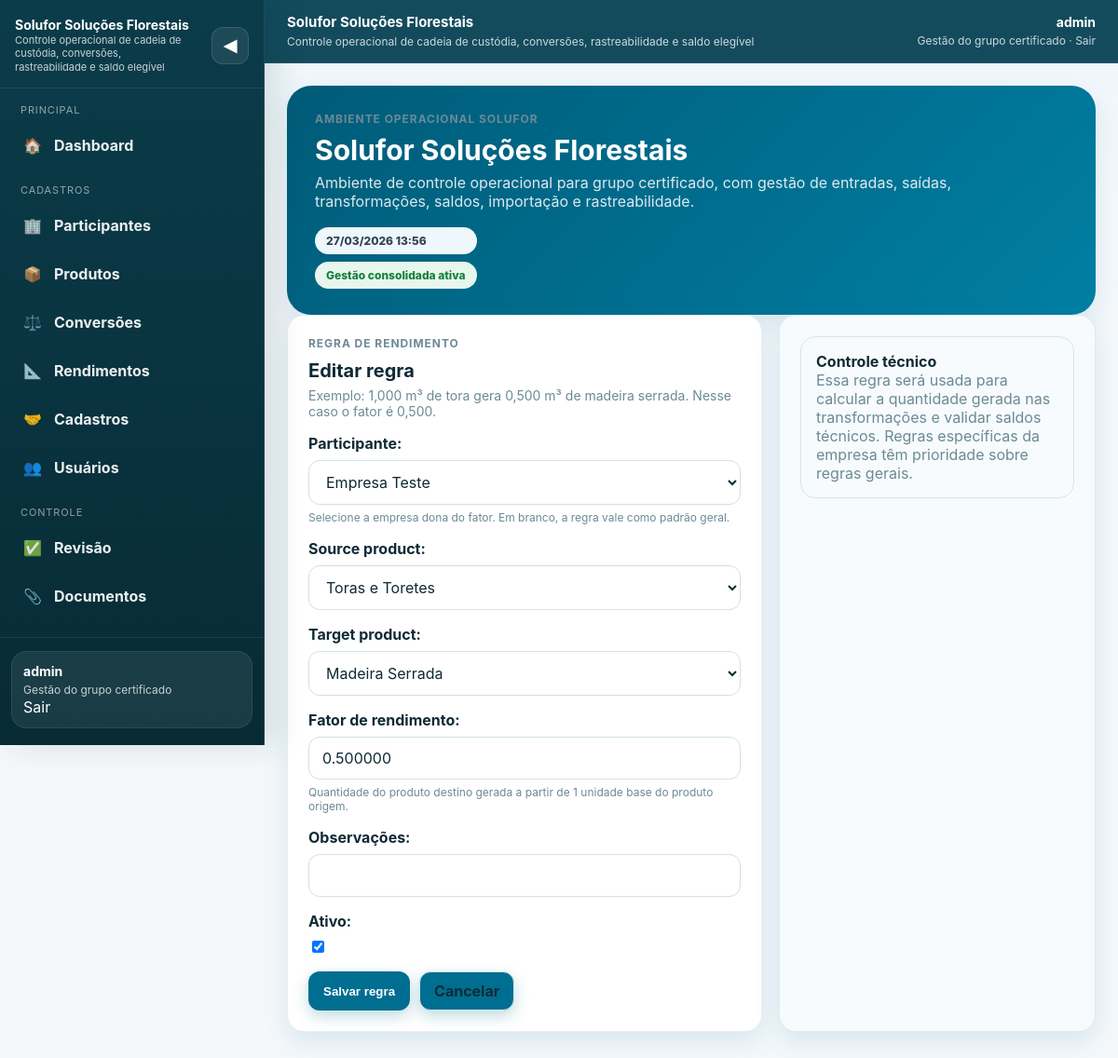
The page /catalog/transformation-rules/1/edit/ (signed in) on the database its author committed.
### accounts/models.py (models this page shows, shortened)
class User(AbstractUser):
    ROLE_CHOICES = [
        ('manager', 'Gestor'),
        ('participant', 'Participante'),
        ('auditor', 'Auditor'),
    ]
    role = models.CharField(max_length=20, choices=ROLE_CHOICES, default='participant')
    organization = models.ForeignKey(
        'participants.Organization',
        on_delete=models.SET_NULL,
        null=True,
        blank=True,
        related_name='users',
    )
    participant = models.ForeignKey(
        'participants.Participant',
        on_delete=models.SET_NULL,
        null=True,
        blank=True,
        related_name='users',
    )
    must_change_password = models.BooleanField(default=False)
    @property
    def is_manager(self):
        return self.role == 'manager' or self.is_superuser
    @property
    def is_auditor(self):
        return self.role == 'auditor'
    @property
    def is_participant_user(self):
        return self.role == 'participant'
    @property
    def current_organization(self):
        if self.participant_id and self.participant:
            return self.participant.organization
        return self.organization

### catalog/models.py (models this page shows, shortened)
class ProductTransformationRule(models.Model):
    participant = models.ForeignKey(
        'participants.Participant',
        on_delete=models.CASCADE,
        related_name='transformation_rules',
        verbose_name='Participante',
        null=True,
        blank=True,
        help_text='Deixe em branco para usar como regra geral. Regras específicas do participante têm prioridade.',
    )
    source_product = models.ForeignKey(Product, on_delete=models.CASCADE, related_name='transformation_rules_out')
    target_product = models.ForeignKey(Product, on_delete=models.CASCADE, related_name='transformation_rules_in')
    yield_factor = models.DecimalField('Fator de rendimento', max_digits=14, decimal_places=6, help_text='Quantidade do produto destino gerada a partir de 1 unidade base do produto origem.')
    notes = models.CharField('Observações', max_length=255, blank=True)
    active = models.BooleanField('Ativo', default=True)
    class Meta:
        ordering = ['participant__trade_name', 'participant__legal_name', 'source_product__name', 'target_product__name']
        verbose_name = 'Regra de transformação'
        verbose_name_plural = 'Regras de transformação'
        unique_together = ('participant', 'source_product', 'target_product')

### catalog/views.py (the view, shortened to what this page needs)
# urls.py: path('transformation-rules/<int:pk>/edit/', TransformationRuleUpdateView.as_view(), name='transformation_rule_update'),
class TransformationRuleUpdateView(ManagerRequiredMixin, UpdateView):
    model = ProductTransformationRule; form_class = ProductTransformationRuleForm; template_name = 'catalog/transformation_rule_form.html'; success_url = reverse_lazy('transformation_rule_list')
    def get_queryset(self):
        org = getattr(self.request.user, 'current_organization', None)
        return ProductTransformationRule.objects.select_related('participant', 'source_product', 'target_product').filter(participant__organization=org) if org else ProductTransformationRule.objects.none()
    def get_form(self, form_class=None):
        form = super().get_form(form_class); org = getattr(self.request.user, 'current_organization', None)
        if 'participant' in form.fields: form.fields['participant'].queryset = form.fields['participant'].queryset.filter(organization=org)
        return form

### catalog/forms.py
class ProductTransformationRuleForm(forms.ModelForm):
    class Meta:
        model = ProductTransformationRule
        fields = ['participant', 'source_product', 'target_product', 'yield_factor', 'notes', 'active']
    def __init__(self, *args, **kwargs):
        super().__init__(*args, **kwargs)
        self.fields['participant'].queryset = Participant.objects.filter(status='active').order_by('trade_name', 'legal_name')
        self.fields['participant'].required = False
        self.fields['participant'].help_text = 'Selecione a empresa dona do fator. Em branco, a regra vale como padrão geral.'

### catalog/models.py (called while the page is built)
    def __str__(self):
        return self.name

### catalog/views.py (called while the page is built)
    def test_func(self):
        return self.request.user.is_manager

### participants/models.py (called while the page is built)
    def __str__(self):
        return self.trade_name or self.legal_name

### templates/catalog/transformation_rule_form.html
{% extends "base.html" %}
{% block content %}
<div class="split"><div class="card"><div class="card-header"><div><div class="kicker">Regra de rendimento</div><h2 class="card-title">{% if form.instance.pk %}Editar regra{% else %}Nova regra de rendimento{% endif %}</h2><p class="card-subtitle">Exemplo: 1,000 m³ de tora gera 0,500 m³ de madeira serrada. Nesse caso o fator é 0,500.</p></div></div><form method="post">{% csrf_token %}{{ form.as_p }}<div class="actions"><button class="btn" type="submit">Salvar regra</button><a class="btn secondary" href="/catalog/transformation-rules/">Cancelar</a></div></form></div><div class="card soft"><div class="info-box"><strong>Controle técnico</strong><br><span class="muted">Essa regra será usada para calcular a quantidade gerada nas transformações e validar saldos técnicos. Regras específicas da empresa têm prioridade sobre regras gerais.</span></div></div></div>
{% endblock %}

### templates/base.html (shortened to what this page needs)
<!DOCTYPE html>
<html lang="pt-br">
<head>
</head>
<body>
<div class="app-shell">
  {% if user.is_authenticated %}
  <aside id="sidebar" class="sidebar">
    <div class="sidebar-inner">
      <div class="sidebar-header">
        <a class="sidebar-brand" href="/">
          <span class="brand-copy">
            <strong>Solufor Soluções Florestais</strong>
            <span>Controle operacional de cadeia de custódia, conversões, rastreabilidade e saldo elegível</span>
          </span>
        </a>
        <button id="sidebarToggle" class="sidebar-toggle" type="button" aria-label="Colapsar menu"><span class="sidebar-toggle-text">◀</span></button>
      </div>
      <div class="sidebar-body">
        <div class="sidebar-section">
          <div class="sidebar-label">Principal</div>
          <nav class="sidebar-nav">
            <a class="sidebar-link {% if request.path == '/' %}is-active{% endif %}" href="/"><span class="sidebar-icon">🏠</span><span class="sidebar-link-text">Dashboard</span></a>
          </nav>
        </div>
        {% if user.is_participant_user %}
        <div class="sidebar-section">
          <div class="sidebar-label">Operação</div>
          <nav class="sidebar-nav">
            <a class="sidebar-link {% if '/transactions/entries/' in request.path %}is-active{% endif %}" href="/transactions/entries/"><span class="sidebar-icon">📥</span><span class="sidebar-link-text">Entradas</span></a>
            <a class="sidebar-link {% if '/transactions/sales/' in request.path %}is-active{% endif %}" href="/transactions/sales/"><span class="sidebar-icon">📤</span><span class="sidebar-link-text">Saídas</span></a>
            <a class="sidebar-link {% if '/transactions/transformations/' in request.path %}is-active{% endif %}" href="/transactions/transformations/"><span class="sidebar-icon">🪵</span><span class="sidebar-link-text">Transformações</span></a>
            <a class="sidebar-link {% if '/compliance/' in request.path %}is-active{% endif %}" href="/compliance/"><span class="sidebar-icon">🗓️</span><span class="sidebar-link-text">Fechamentos</span></a>
            <a class="sidebar-link {% if '/transactions/documents/' in request.path %}is-active{% endif %}" href="/transactions/documents/"><span class="sidebar-icon">📎</span><span class="sidebar-link-text">Documentos</span></a>
            <a class="sidebar-link {% if '/reports/import/' in request.path %}is-active{% endif %}" href="/reports/import/"><span class="sidebar-icon">📊</span><span class="sidebar-link-text">Importar planilha</span></a>
          </nav>
        </div>
        {% elif user.is_manager %}
        <div class="sidebar-section">
          <div class="sidebar-label">Cadastros</div>
          <nav class="sidebar-nav">
            <a class="sidebar-link {% if '/participants/' in request.path %}is-active{% endif %}" href="/participants/"><span class="sidebar-icon">🏢</span><span class="sidebar-link-text">Participantes</span></a>
            <a class="sidebar-link {% if '/catalog/products/' in request.path %}is-active{% endif %}" href="/catalog/products/"><span class="sidebar-icon">📦</span><span class="sidebar-link-text">Produtos</span></a>
            <a class="sidebar-link {% if '/catalog/conversions/' in request.path %}is-active{% endif %}" href="/catalog/conversions/"><span class="sidebar-icon">⚖️</span><span class="sidebar-link-text">Conversões</span></a>
            <a class="sidebar-link {% if '/catalog/transformation-rules/' in request.path %}is-active{% endif %}" href="/catalog/transformation-rules/"><span class="sidebar-icon">📐</span><span class="sidebar-link-text">Rendimentos</span></a>
            <a class="sidebar-link {% if '/catalog/counterparties/' in request.path %}is-active{% endif %}" href="/catalog/counterparties/"><span class="sidebar-icon">🤝</span><span class="sidebar-link-text">Cadastros</span></a>
            <a class="sidebar-link {% if '/users/' in request.path %}is-active{% endif %}" href="/users/"><span class="sidebar-icon">👥</span><span class="sidebar-link-text">Usuários</span></a>
          </nav>
        </div>
        <div class="sidebar-section">
          <div class="sidebar-label">Controle</div>
          <nav class="sidebar-nav">
            <a class="sidebar-link " href="/transactions/manager/review/entries/"><span class="sidebar-icon">✅</span><span class="sidebar-link-text">Revisão</span></a>
            <a class="sidebar-link {% if '/transactions/documents/' in request.path %}is-active{% endif %}" href="/transactions/documents/"><span class="sidebar-icon">📎</span><span class="sidebar-link-text">Documentos</span></a>
            <a class="sidebar-link {% if '/reports/traceability/' in request.path %}is-active{% endif %}" href="/reports/traceability/"><span class="sidebar-icon">🔎</span><span class="sidebar-link-text">Rastreabilidade</span></a>
          </nav>
        </div>
        {% endif %}
      </div>
      <div class="sidebar-footer">
        <div class="sidebar-user">
          <strong>{{ user.username }}</strong>
          <span>{% if user.is_manager %}Gestão do grupo certificado{% elif user.is_auditor %}Consulta e auditoria{% else %}Operação do participante{% endif %}</span><br>
          <form method="post" action="{% url 'logout' %}" style="display:inline;">
 	     <button type="submit" class="logout-btn">Sair</button>
	  </form>
        </div>
      </div>
    </div>
  </aside>
  {% endif %}
  <div class="content-shell">
    <header class="topbar">
      <div class="topbar-inner">
        <div class="topbar-title">
          <span class="topbar-copy">
            <strong>Solufor Soluções Florestais</strong>
            <span>Controle operacional de cadeia de custódia, conversões, rastreabilidade e saldo elegível</span>
          </span>
        </div>
        {% if user.is_authenticated %}
        <div class="userbox">
          <strong>{{ user.username }}</strong>
          <span>
            {% if user.is_manager %}Gestão do grupo certificado{% elif user.is_auditor %}Consulta e auditoria{% else %}Operação do participante{% endif %}
            ·
<form method="post" action="{% url 'logout' %}" style="display:inline;">
  <button type="submit" class="logout-btn">Sair</button>
</form>
          </span>
        </div>
        {% else %}
        <div class="userbox">
          <strong>Acesso ao sistema</strong>
          <span><a href="/login/">Entrar</a></span>
        </div>
        {% endif %}
      </div>
    </header>
    <main class="page">
      {% if user.is_authenticated %}
      <section class="hero">
        <div>
          <div class="kicker">Ambiente operacional Solufor</div>
          <h1>{% block hero_title %}Solufor Soluções Florestais{% endblock %}</h1>
          <p>{% block hero_text %}Ambiente de controle operacional para grupo certificado, com gestão de entradas, saídas, transformações, saldos, importação e rastreabilidade.{% endblock %}</p>
        </div>
        <div class="stack">
          {% block hero_side %}
          <span class="badge neutral">{% now "d/m/Y H:i" %}</span>
          {% if user.is_manager %}
            <span class="badge success">Gestão consolidada ativa</span>
          {% elif user.is_auditor %}
            <span class="badge warning">Ambiente de consulta</span>
          {% else %}
            <span class="badge success">Lançamentos operacionais liberados</span>
          {% endif %}
          {% endblock %}
        </div>
      </section>
      {% endif %}
      {% block content %}{% endblock %}
    </main>
  </div>
</div>
</body>
</html>

### rows shown on the page
User: username "admin"
ProductTransformationRule: participant "Empresa Teste", source_product "Toras e Toretes", target_product "Madeira Serrada", yield_factor "0.500000", active "☑"
